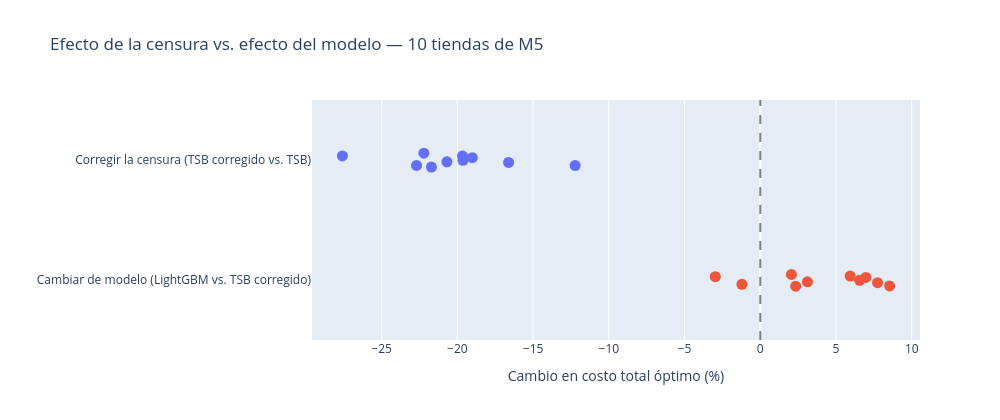

Write notebook code for a chart like this one.
### Code cell
graf = res.melt(id_vars="tienda", value_vars=["censura_costo_pct", "modelo_costo_pct"],
                var_name="efecto", value_name="cambio")
graf["efecto"] = graf["efecto"].map({"censura_costo_pct": "Corregir la censura (TSB corregido vs. TSB)",
                                     "modelo_costo_pct": "Cambiar de modelo (LightGBM vs. TSB corregido)"})
fig = px.strip(graf, x="cambio", y="efecto", color="efecto", hover_data=["tienda"],
               labels={"cambio": "Cambio en costo total óptimo (%)", "efecto": ""},
               title="Efecto de la censura vs. efecto del modelo — 10 tiendas de M5")
fig.add_vline(x=0, line_dash="dash", line_color="gray")
fig.update_traces(marker_size=11)
fig.update_layout(width=1000, height=420, showlegend=False)
fig.write_html(FIG_DIR / "11_multitienda.html", include_plotlyjs="cdn")
try:
    fig.write_image(FIG_DIR / "11_multitienda.png", scale=2)
except Exception as e:
    print(f"PNG no generado ({e})")
fig.show()

### Figure 1 — Plotly figure (JSON) as saved in the notebook; plotly's stock layout.template omitted (floating-point values rounded to 4 significant figures)
{"data": [{"alignmentgroup": "True", "boxpoints": "all", "customdata": [["CA_1"], ["CA_2"], ["CA_3"], ["CA_4"], ["TX_1"], ["TX_2"], ["TX_3"], ["WI_1"], ["WI_2"], ["WI_3"]], "fillcolor": "rgba(255,255,255,0)", "hoveron": "points", "hovertemplate": "=%{y}<br>Cambio en costo total óptimo (%)=%{x}<br>tienda=%{customdata[0]}<extra></extra>", "legendgroup": "Corregir la censura (TSB corregido vs. TSB)", "line": {"color": "rgba(255,255,255,0)"}, "marker": {"color": "#636efa", "size": 11}, "name": "Corregir la censura (TSB corregido vs. TSB)", "offsetgroup": "Corregir la censura (TSB corregido vs. TSB)", "orientation": "h", "pointpos": 0, "showlegend": true, "type": "box", "x": [-27.59, -22.7, -12.23, -16.62, -19.66, -21.71, -20.69, -22.21, -19.63, -19.01], "x0": " ", "xaxis": "x", "y": ["Corregir la censura (TSB corregido vs. TSB)", "Corregir la censura (TSB corregido vs. TSB)", "Corregir la censura (TSB corregido vs. TSB)", "Corregir la censura (TSB corregido vs. TSB)", "Corregir la censura (TSB corregido vs. TSB)", "Corregir la censura (TSB corregido vs. TSB)", "Corregir la censura (TSB corregido vs. TSB)", "Corregir la censura (TSB corregido vs. TSB)", "Corregir la censura (TSB corregido vs. TSB)", "Corregir la censura (TSB corregido vs. TSB)"], "y0": " ", "yaxis": "y"}, {"alignmentgroup": "True", "boxpoints": "all", "customdata": [["CA_1"], ["CA_2"], ["CA_3"], ["CA_4"], ["TX_1"], ["TX_2"], ["TX_3"], ["WI_1"], ["WI_2"], ["WI_3"]], "fillcolor": "rgba(255,255,255,0)", "hoveron": "points", "hovertemplate": "=%{y}<br>Cambio en costo total óptimo (%)=%{x}<br>tienda=%{customdata[0]}<extra></extra>", "legendgroup": "Cambiar de modelo (LightGBM vs. TSB corregido)", "line": {"color": "rgba(255,255,255,0)"}, "marker": {"color": "#EF553B", "size": 11}, "name": "Cambiar de modelo (LightGBM vs. TSB corregido)", "offsetgroup": "Cambiar de modelo (LightGBM vs. TSB corregido)", "orientation": "h", "pointpos": 0, "showlegend": true, "type": "box", "x": [2.055, 8.538, 6.97, -2.973, 5.933, 7.744, 6.559, -1.212, 2.334, 3.116], "x0": " ", "xaxis": "x", "y": ["Cambiar de modelo (LightGBM vs. TSB corregido)", "Cambiar de modelo (LightGBM vs. TSB corregido)", "Cambiar de modelo (LightGBM vs. TSB corregido)", "Cambiar de modelo (LightGBM vs. TSB corregido)", "Cambiar de modelo (LightGBM vs. TSB corregido)", "Cambiar de modelo (LightGBM vs. TSB corregido)", "Cambiar de modelo (LightGBM vs. TSB corregido)", "Cambiar de modelo (LightGBM vs. TSB corregido)", "Cambiar de modelo (LightGBM vs. TSB corregido)", "Cambiar de modelo (LightGBM vs. TSB corregido)"], "y0": " ", "yaxis": "y"}], "layout": {"boxmode": "overlay", "height": 420, "legend": {"title": {"text": ""}, "tracegroupgap": 0}, "shapes": [{"line": {"color": "gray", "dash": "dash"}, "type": "line", "x0": 0, "x1": 0, "xref": "x", "y0": 0, "y1": 1, "yref": "y domain"}], "showlegend": false, "title": {"text": "Efecto de la censura vs. efecto del modelo — 10 tiendas de M5"}, "width": 1000, "xaxis": {"anchor": "y", "domain": [0.0, 1.0], "title": {"text": "Cambio en costo total óptimo (%)"}}, "yaxis": {"anchor": "x", "categoryarray": ["Cambiar de modelo (LightGBM vs. TSB corregido)", "Corregir la censura (TSB corregido vs. TSB)"], "categoryorder": "array", "domain": [0.0, 1.0], "title": {"text": ""}}}}
